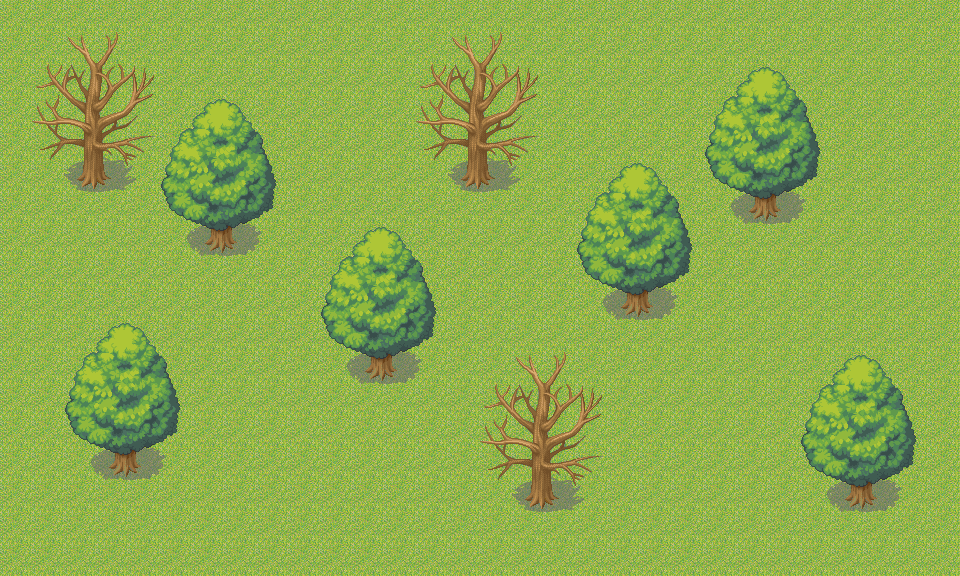

This game map was drawn from its Tiled (.tmx) file and the tilesets committed beside it. A one-line description and the trimmed map source follow:
An orthogonal 30x18 tile map with 32x32 px tiles, 2 tile layers (Tile Layer 1, Tile Layer 2).

<map version="1.0" orientation="orthogonal" width="30" height="18" tilewidth="32" tileheight="32">
 <tileset firstgid="1" name="001-Grassland01" tilewidth="32" tileheight="32">
  <image source="tiles/001-Grassland01.png" width="256" height="576" />
 </tileset>
 <layer name="Tile Layer 1" width="30" height="18">
  <data>[540 cells, 540 non-empty, 1 distinct tile ids]</data>
 </layer>
 <layer name="Tile Layer 2" width="30" height="18">
  <data>[540 cells, 180 non-empty, 40 distinct tile ids]</data>
 </layer>
</map>
